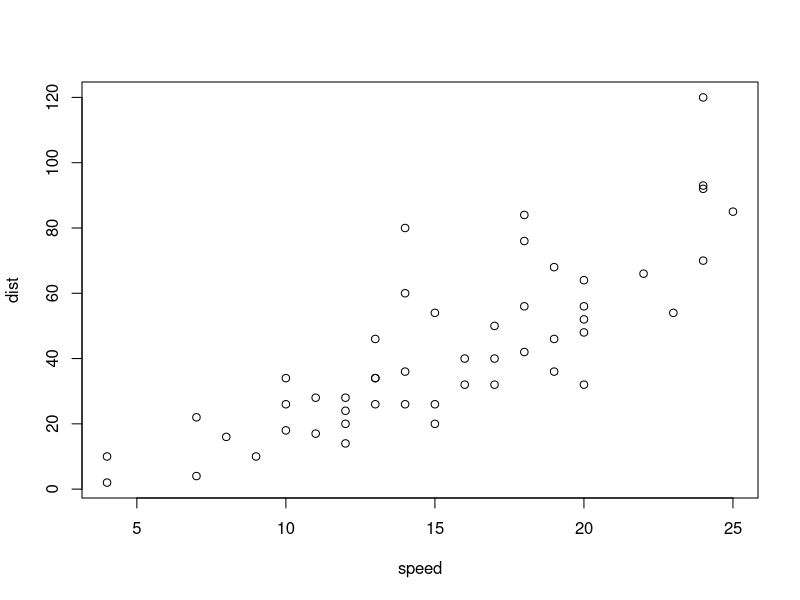
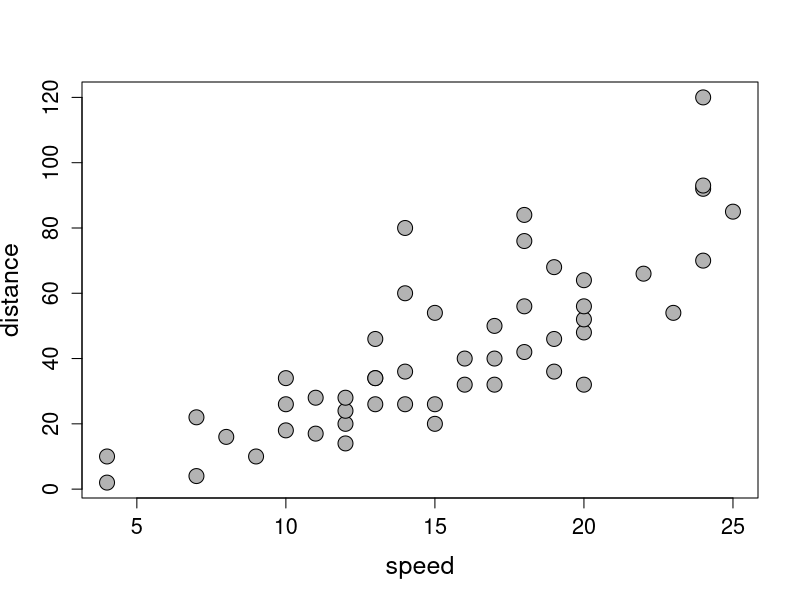

R code for these plots, in order:
## ---- chunk 1
add.3 <- function(x){
x+3
}

add.3(x=5)
## ---- chunk 2
LRR <- function(treatment,control){
  log(treatment/control)
}


LRR(treatment=30, control=20)
## ---- chunk 3

treat1 = c(30,40,50,35,45,55)
control1= c(20,25,30,23,25,20)

LRR(treat1, control1)
## ---- chunk 4
## Create function to calculate average
average <- function(x){
  sum(x)/length(x) 
}

## assign LRR to object
experiment.results <- LRR(treat1, control1)

## calculate the average of results from LRR
average(experiment.results)
## ---- chunk 5

glm.pois <- function(predictor,response){
m1 <- glm(y~x, family=poisson) ## glm formula with poisson family
anova(m1, test="Chisq") ## test for difference
}

y <- rpois(10,5) ## create random poisson distribution
x <- rep(c("group1","group2"),5) ## create random grouping variable

glm.pois(x,y)
## ---- chunk 6
cars
## ---- chunk 7

plot(cars)

plot.better <- function(x,y,...){
  plot(x,y, pch=21, cex=2, cex.axis=1.3, cex.lab=1.5, bg="Grey70",...)
}

plot.better(cars[,"speed"],cars[,"dist"], xlab="speed", ylab="distance")
## ---- chunk 8
response <- c(4.31068872,4.02239617,5.63827473,7.72906176,7.35096786,4.2539145,7.9450572,3.5814285,6.430872,4.64378698,3.55665898,4.99139648,4.036698,5.46499184,3.85910911,3.5291655,5.90729568,5.674248,7.23597678,4.39489848,7.63737,9.6482263,7.28738049,7.4192216,10.59532723,9.2013317,9.4829496,7.1599644,6.940219,7.30966038,7.10753942,9.28011484,8.97616,9.08440512,7.2778324,7.8634062,8.15142375,8.9925216,8.69784123,5.5644162,10.92730496,10.1363948,9.41244444,10.263204,11.38765203,13.2568931,14.4508848,7.5576591,8.530619,12.19368536,6.74443276,13.08433484,10.727451,13.27716208,9.49188068,9.8798724,10.98806094,9.79678656,10.81542819,7.57395576)

treatment <- c(rep("control",20),rep("drugA",20),rep("drugB",20))

data <- data.frame(treatment, response)
data

## calculate means for each treatment

aggregate(response~treatment, data=data, FUN=mean)

## ---- chunk 9

## function for standard error
se <- function(x) sqrt(var(x)/length(x))

aggregate(response~treatment, data=data, FUN=se)

## calculate confidence intervals

conf95 <- function(x)   {(sqrt(var(x,na.rm=T)/length(na.omit(x))))*1.96}

aggregate(response~treatment, data=data, FUN=conf95)

